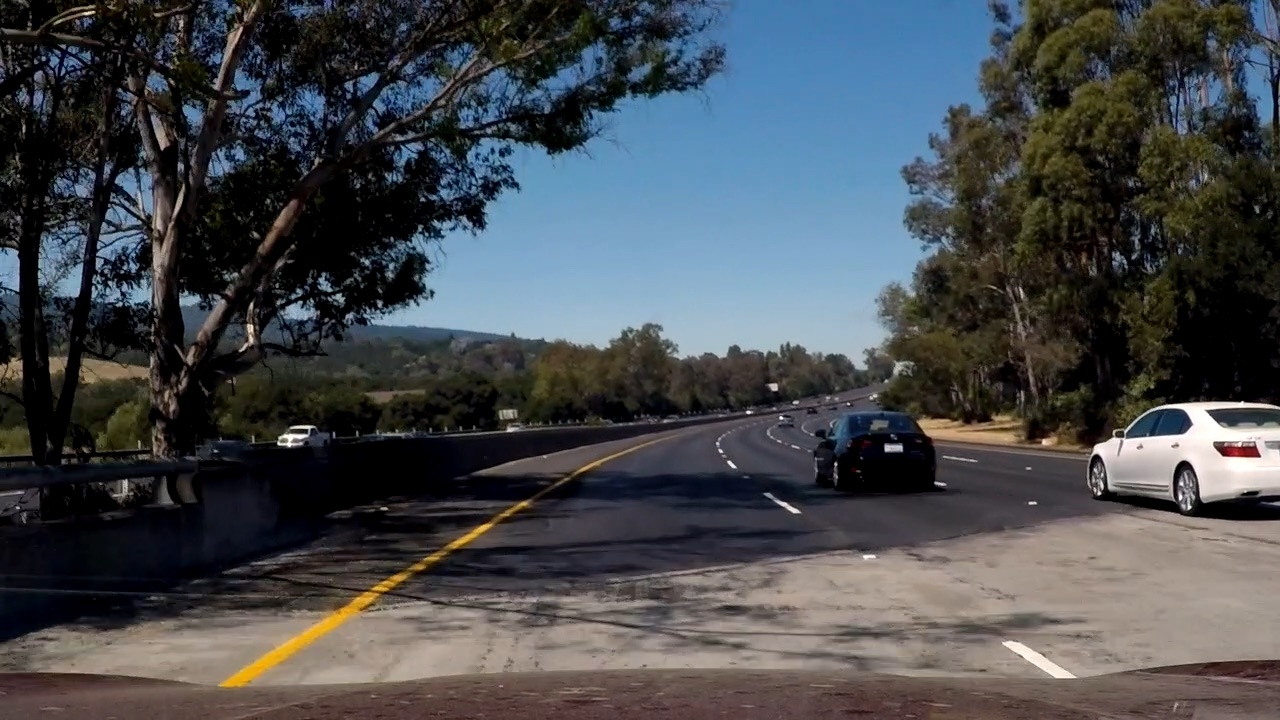
#> input picture bin/Approach-1/test_images/YellowUnderShade.jpg, 1280 x 720 px
$ python -i SmartCenter.py   (imports and definitions only)
#> lines starting #> are read from the running program, lines starting #| are printed output that depends on the picture; after the words box and inside, x2 and y2 are one past the last pixel; in counts of white or black regions, pixels touching at a corner belong together
#> further down, picture is the input picture: shape (720, 1280, 3); mean B, G, R 77.8, 74.1, 70.4
import socket
import cv2
import numpy as np
import threading
import time
import logging
from dataclasses import dataclass
from typing import Tuple, Optional, List, Union
from collections import deque

# Configuração de logging
# [1 line not run here, left out]
logger = logging.getLogger('LaneFollower')

@dataclass
class CarConfig:
    base_speed: float = 1.0
    max_steering_angle: float = 90.0
    steering_smoothing: float = 0.75

# ==================== ALTERNATIVA 1: CONTROLADOR FUZZY ====================
class FuzzyController:
    """
    Implementação de um controlador Fuzzy simplificado para seguimento de linha.
    Utiliza lógica Fuzzy para determinar o ângulo de direção baseado no erro.
    """
    def __init__(self):
        self.last_output = 0.0
        logger.info("Controlador Fuzzy inicializado")

    # [41 lines left out: function compute, not called in this run]

# ==================== ALTERNATIVA 2: CONTROLADOR PREDITIVO ====================
class PredictiveController:
    """
    Controlador Preditivo que estima a trajetória futura da faixa
    e aplica correções antecipadas baseadas em previsão.
    """
    # [40 lines left out: functions __init__, compute, not called in this run]

# ==================== ALTERNATIVA 3: CONTROLADOR BASEADO EM REDES NEURAIS ====================
class NeuralController:
    """
    Controlador baseado em uma pequena rede neural para aprendizado de comportamento.
    Implementação simplificada que simula o comportamento de uma rede treinada.
    """
    # [50 lines left out: functions __init__, compute, not called in this run]

# ==================== ALTERNATIVA 4: CONTROLADOR HÍBRIDO ====================
class HybridController:
    """
    Controlador híbrido que combina diferentes estratégias de controle
    dependendo da situação de direção.
    """
    # [78 lines left out: functions __init__, compute, not called in this run]

# ==================== DETECTOR DE FAIXA APRIMORADO ====================
class AdvancedLaneDetector:
    def __init__(self):
        # Parâmetros de detecção
        self.roi_height_ratio = 0.4  # Proporção da altura para ROI
        self.last_lane_position = None
        self.confidence = 0.0
        self.history = deque(maxlen=5)

    def detect_lane(self, frame):
        if frame is None:
            return None, None

        height, width = frame.shape[:2]

        # 1. Detecção por cor (HSV) - ajustado para laranja
        hsv = cv2.cvtColor(frame, cv2.COLOR_BGR2HSV)
#> hsv: shape (720, 1280, 3); mean H, S, V 62.7, 91.2, 87.3

        # Detecção específica para as linhas laranjas da pista
        lower_orange = np.array([5, 120, 150])
        upper_orange = np.array([25, 255, 255])

        mask = cv2.inRange(hsv, lower_orange, upper_orange)
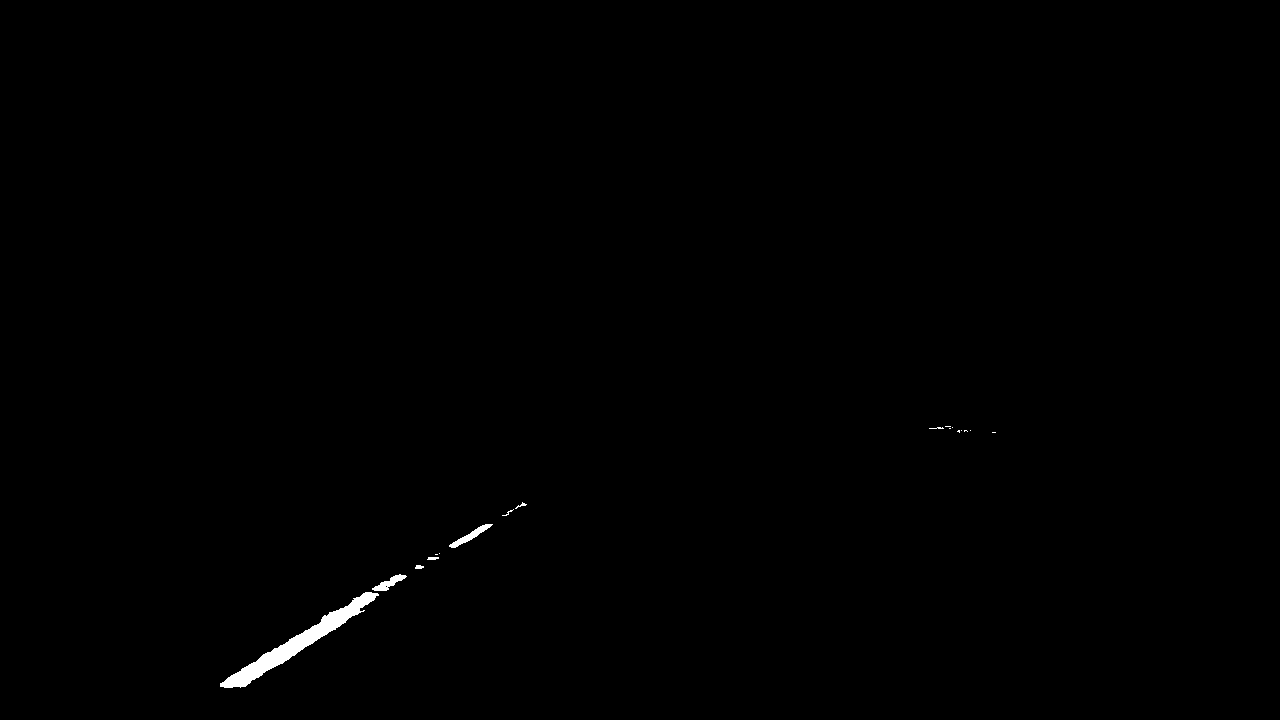
#> mask: shape (720, 1280); 0.35% white; 18 white regions (12 under 20 px), largest, box (x1, y1, x2, y2) and area: (220, 592, 379, 688) 2554, (449, 524, 493, 548) 269, (372, 574, 407, 591) 232, (427, 557, 439, 560) 31, (415, 565, 424, 569) 29, (515, 502, 527, 509) 25

        # Operações morfológicas para melhorar a máscara
        kernel = np.ones((3, 3), np.uint8)
        mask = cv2.erode(mask, kernel, iterations=1)
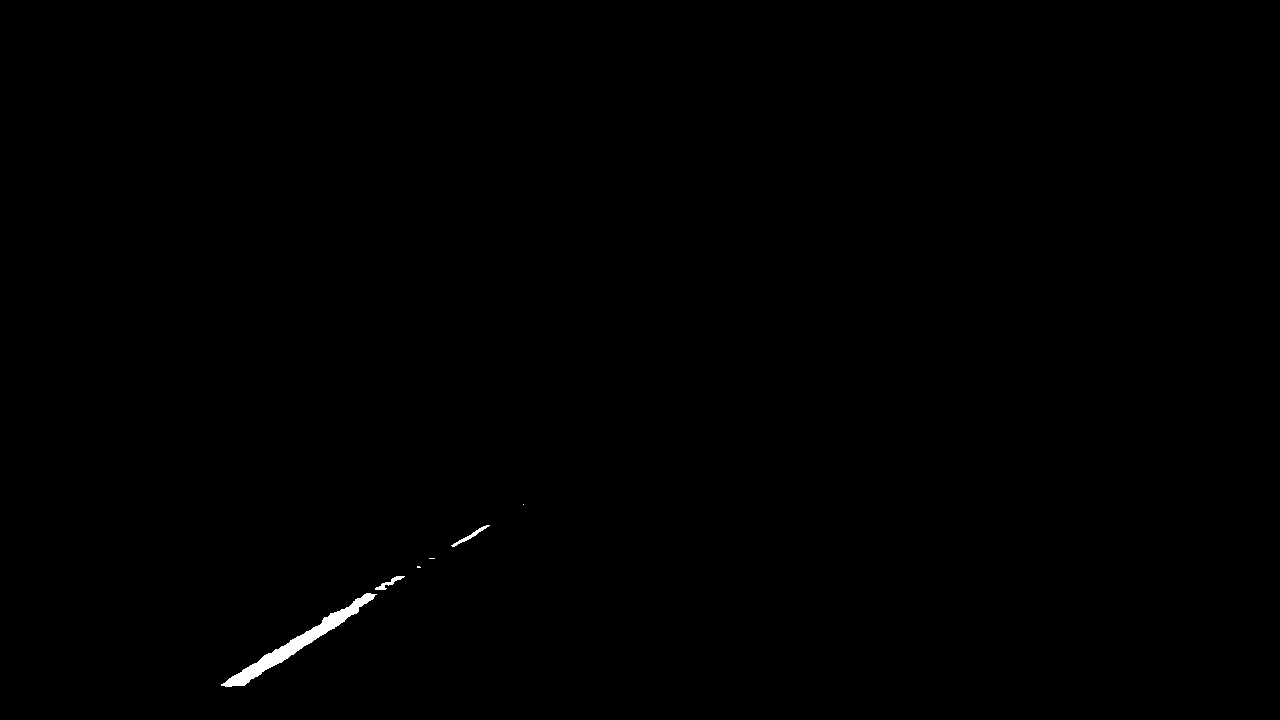
#> mask: shape (720, 1280); 0.25% white; 6 white regions (3 under 20 px), largest, box (x1, y1, x2, y2) and area: (221, 593, 377, 687) 2037, (451, 525, 490, 547) 138, (375, 576, 405, 590) 125
        mask = cv2.dilate(mask, kernel, iterations=2)
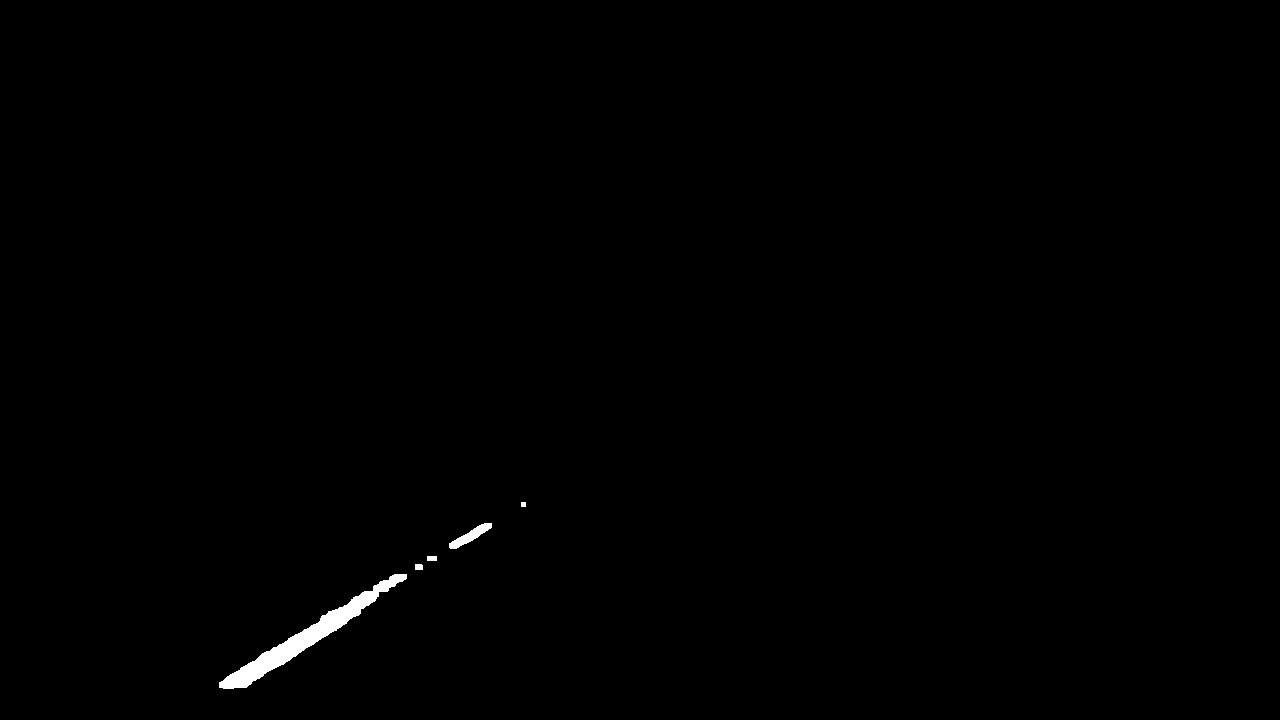
#> mask: shape (720, 1280); 0.42% white; 5 white regions, box (x1, y1, x2, y2) and area: (219, 574, 407, 689) 3377, (449, 523, 492, 549) 398, (427, 556, 437, 561) 50, (415, 564, 423, 570) 47, (521, 502, 526, 507) 25

        # 2. Região de interesse (ROI) - parte inferior da imagem
        roi_height = int(height * self.roi_height_ratio)
        roi_y_start = height - roi_height
        roi = mask[roi_y_start:height, :]
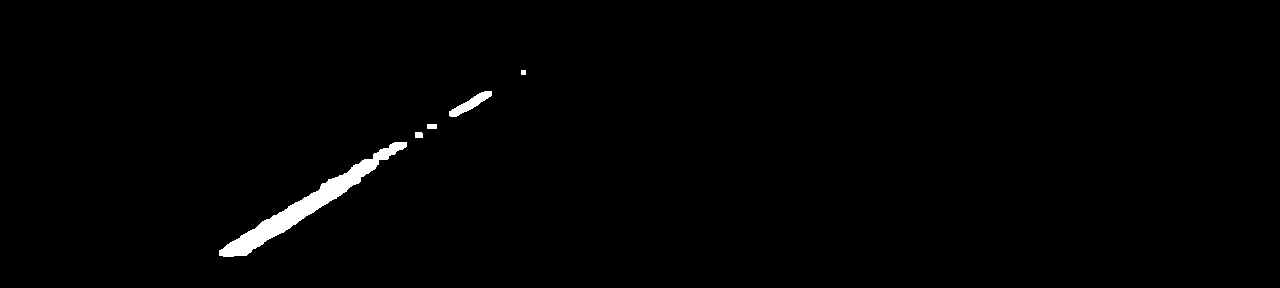
#> roi: shape (288, 1280); 1.1% white; 5 white regions, box (x1, y1, x2, y2) and area: (219, 142, 407, 257) 3377, (449, 91, 492, 117) 398, (427, 124, 437, 129) 50, (415, 132, 423, 138) 47, (521, 70, 526, 75) 25

        # 3. Dividir a imagem para detectar as linhas esquerda e direita separadamente
        mid_x = width // 2
        left_half = np.copy(roi[:, :mid_x])
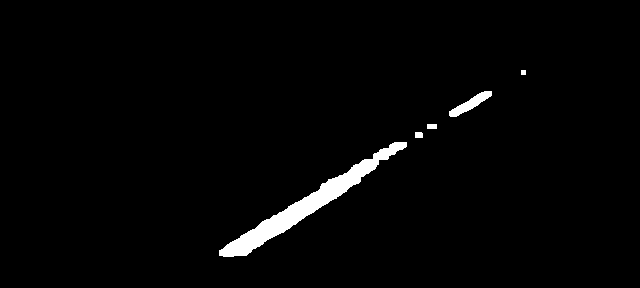
#> left_half: shape (288, 640); 2.1% white; 5 white regions
        right_half = np.copy(roi[:, mid_x:])
#> right_half: shape (288, 640); every value is 0

        # Encontrar contornos nas duas metades
        left_contours, _ = cv2.findContours(left_half, cv2.RETR_EXTERNAL, cv2.CHAIN_APPROX_SIMPLE)
#> left_contours = 5 contours, 1 with area under 20; largest, box (x1, y1, x2, y2) and area: (219, 142, 407, 257) 3168, (449, 91, 492, 117) 351, (427, 124, 437, 129) 36, (415, 132, 423, 138) 34
        right_contours, _ = cv2.findContours(right_half, cv2.RETR_EXTERNAL, cv2.CHAIN_APPROX_SIMPLE)
#> right_contours = []

        # Visualização da máscara processada
        vis_mask = cv2.cvtColor(mask, cv2.COLOR_GRAY2BGR)
#> vis_mask: shape (720, 1280, 3); 0.42% white; 5 white regions

        # 4. Processamento quando ambas as linhas são detectadas
        if left_contours and right_contours:
            # Encontrar os maiores contornos em cada lado
            left_contour = max(left_contours, key=cv2.contourArea)
            right_contour = max(right_contours, key=cv2.contourArea)

            # Calcular os centros dos contornos
            left_M = cv2.moments(left_contour)
            right_M = cv2.moments(right_contour)

            if left_M["m00"] > 0 and right_M["m00"] > 0:
                # Calcular os centros de cada linha
                left_cx = int(left_M["m10"] / left_M["m00"])
                right_cx = int(right_M["m10"] / right_M["m00"]) + mid_x

                # Calcular o ponto central entre as duas linhas
                center_x = (left_cx + right_cx) // 2

                # Calcular o desvio do centro normalizado (-1 a +1)
                center_deviation = (center_x - (width / 2)) / (width / 2)

                # Desenhar visualizações
                # Linha esquerda em azul
                cv2.drawContours(vis_mask[roi_y_start:height, :mid_x], [left_contour], -1, (255, 0, 0), 2)
                # Linha direita em vermelho
                adjusted_right_contour = right_contour.copy()
                adjusted_right_contour[:,:,0] += mid_x
                cv2.drawContours(vis_mask[roi_y_start:height, mid_x:], [right_contour], -1, (0, 0, 255), 2)

                # Linha central em verde
                cv2.line(vis_mask, (center_x, roi_y_start), (center_x, height), (0, 255, 0), 2)

                # Atualizar confiança e histórico
                self.confidence = 1.0
                self.last_lane_position = center_deviation
                self.history.append(center_deviation)

                return center_deviation, vis_mask

        # 5. Fallback para caso de falha na detecção das duas linhas

        # Tentar encontrar qualquer contorno significativo na ROI completa
        contours, _ = cv2.findContours(roi, cv2.RETR_EXTERNAL, cv2.CHAIN_APPROX_SIMPLE)
#> contours has the same summary as left_contours

        if contours:
            # Filtrar contornos por área
            valid_contours = [cnt for cnt in contours if cv2.contourArea(cnt) > 100]
#> valid_contours = 2 contours; box (x1, y1, x2, y2) and area: (219, 142, 407, 257) 3168, (449, 91, 492, 117) 351

            if valid_contours:
                # Usar abordagem original para encontrar o contorno mais relevante
                def contour_score(cnt):
                    area = cv2.contourArea(cnt)
#> area = 3168.5
                    M = cv2.moments(cnt)
#> M = moments, m00 3168.5, centre m10/m00, m01/m00 = (306.1, 204.9)
                    if M["m00"] == 0:
                        return 0
                    cx = int(M["m10"] / M["m00"])
#> cx = 306
                    center_distance = abs(cx - width/2)
#> center_distance = 334
                    return area - (center_distance * 0.5)

                contours = sorted(valid_contours, key=contour_score, reverse=True)
#> contours has the same summary as valid_contours
                largest_contour = contours[0]
#> largest_contour = contour of 236 points, box (x1, y1, x2, y2) (219, 142, 407, 257), area 3168
                M = cv2.moments(largest_contour)

                if M["m00"] > 0:
                    # Calcular centro do contorno
                    cx = int(M["m10"] / M["m00"])
#> cx = 306
                    center_deviation = (cx - (width / 2)) / (width / 2)
#> center_deviation = -0.522

                    # Desenhar visualização
                    cv2.drawContours(vis_mask[roi_y_start:height, :], [largest_contour], -1, (0, 255, 255), 2)

                    # Reduzir confiança por estar usando apenas um contorno
                    self.confidence = 0.6
                    self.last_lane_position = center_deviation
#> self.last_lane_position = -0.522
                    self.history.append(center_deviation)

                    return center_deviation, vis_mask

        # 6. Tentar abordagem alternativa usando Hough Lines
        edges = cv2.Canny(frame[roi_y_start:height, :], 50, 150)
        lines = cv2.HoughLinesP(edges, 1, np.pi/180, 30, minLineLength=40, maxLineGap=25)

        if lines is not None:
            # Separar linhas em esquerda e direita
            left_lines = []
            right_lines = []

            for line in lines:
                x1, y1, x2, y2 = line[0]
                # Calcular inclinação
                if x2 - x1 != 0:
                    slope = (y2 - y1) / (x2 - x1)
                    # Filtrar linhas horizontais
                    if abs(slope) > 0.1:
                        # Classificar como esquerda ou direita
                        if x1 < width/2 and x2 < width/2:
                            left_lines.append(line)
                        elif x1 > width/2 and x2 > width/2:
                            right_lines.append(line)

            # Se detectou linhas em ambos os lados
            if left_lines and right_lines:
                # Calcular centro médio das linhas esquerdas
                left_x = []
                for line in left_lines:
                    x1, y1, x2, y2 = line[0]
                    left_x.append((x1 + x2) / 2)
                left_center_x = np.mean(left_x)

                # Calcular centro médio das linhas direitas
                right_x = []
                for line in right_lines:
                    x1, y1, x2, y2 = line[0]
                    right_x.append((x1 + x2) / 2)
                right_center_x = np.mean(right_x)

                # Calcular o centro entre as linhas
                center_x = (left_center_x + right_center_x) / 2
                center_deviation = (center_x - (width / 2)) / (width / 2)

                # Visualização
                vis_edges = cv2.cvtColor(edges, cv2.COLOR_GRAY2BGR)
                for line in left_lines:
                    x1, y1, x2, y2 = line[0]
                    cv2.line(vis_edges, (x1, y1), (x2, y2), (255, 0, 0), 2)
                for line in right_lines:
                    x1, y1, x2, y2 = line[0]
                    cv2.line(vis_edges, (x1, y1), (x2, y2), (0, 0, 255), 2)

                # Marca o centro calculado
                center_x = int(center_x)
                cv2.line(vis_edges, (center_x, 0), (center_x, edges.shape[0]), (0, 255, 0), 2)

                self.confidence = 0.5  # Confiança moderada para detecção por Hough
                self.last_lane_position = center_deviation
                self.history.append(center_deviation)

                return center_deviation, vis_edges

        # 7. Se tudo falhar, use o histórico de posições
        if self.history:
            avg_position = np.mean(list(self.history))
            self.confidence *= 0.7  # Reduz confiança progressivamente

            # Adiciona texto informativo à máscara
            cv2.putText(vis_mask, "Usando histórico", (10, 30),
                        cv2.FONT_HERSHEY_SIMPLEX, 0.7, (0, 255, 255), 2)

            return avg_position, vis_mask

        # 8. Última alternativa: sem detecção
        self.confidence = 0
        cv2.putText(vis_mask, "Sem detecção", (10, 30),
                    cv2.FONT_HERSHEY_SIMPLEX, 0.7, (0, 0, 255), 2)

        return None, vis_mask
# ==================== CLASSE BRIDGE UNITY MODIFICADA ====================
class UnityBridge:
    # [240 lines left out: functions __init__, _create_controller, receive_images, _draw_visualization, send_command, close and 1 more, not called in this run]


# [2 lines not run here, left out]

>>> import cv2
>>> picture = cv2.imread('Approach-1/test_images/YellowUnderShade.jpg')
>>> result = AdvancedLaneDetector().detect_lane(picture)
